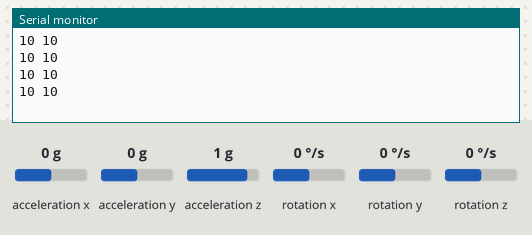
The sketch below on a simulated Arduino Uno, built with avr-gcc and run on an emulated ATmega328P. Parts: the last lines printed to the serial monitor. The inputs (shaded band) are chosen by the test bench; at power-on: acceleration x 0 g, acceleration y 0 g, acceleration z 1 g, rotation x 0 °/s, rotation y 0 °/s, rotation z 0 °/s.

Above: at 1.2 s.
1.3 s: acceleration x set to -1.4 g
At 1.73 s:
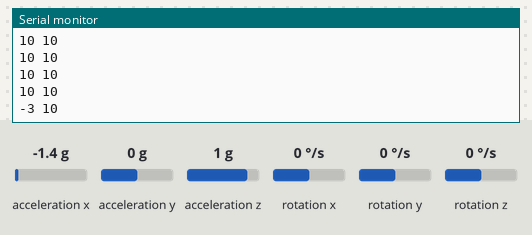
2.8 s: acceleration y set to -1.4 g
At 2.95 s:
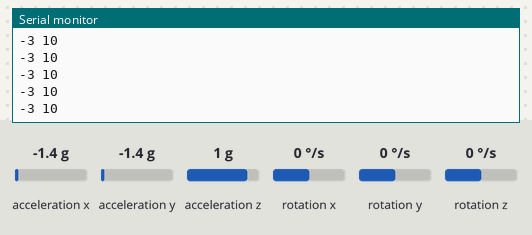
4.3 s: acceleration x set to -0.8 g
At 4.47 s:
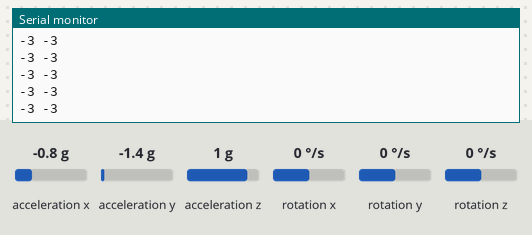
Timing chart, 0 to 7.3 s (numbered marks = the images above; inputs shaded):
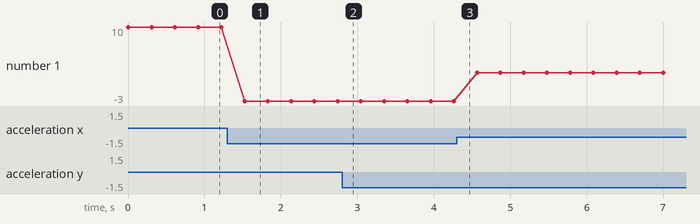

Measured:
- after the input at 1.3 s, the serial monitor: prints a new line after 0.23 s (image 1)
- plotted number 1: 10 → -3 after the input at 1.3 s, -3 → 2 after the input at 4.3 s

The sketch:

mpu6050_task.ino
```cpp
#include <Wire.h>
#include <MPU6050.h>

MPU6050 mpu;

int16_t ax, ay, az, gx, gy, gz;
int scalingFactor = 20;

void setup() {
  Serial.begin(9600);
  Wire.begin();
  mpu.initialize();
}

void loop() {
  mpu.getMotion6(&ax, &ay, &az, &gx, &gy, &gz);
  int x = map(ax, -17000, 17000, 0, scalingFactor);
  int y = map(ay, -17000, 17000, 0, scalingFactor);
  Serial.print(x);
  Serial.print(" ");
  Serial.println(y);
  delay(300);
}
```
